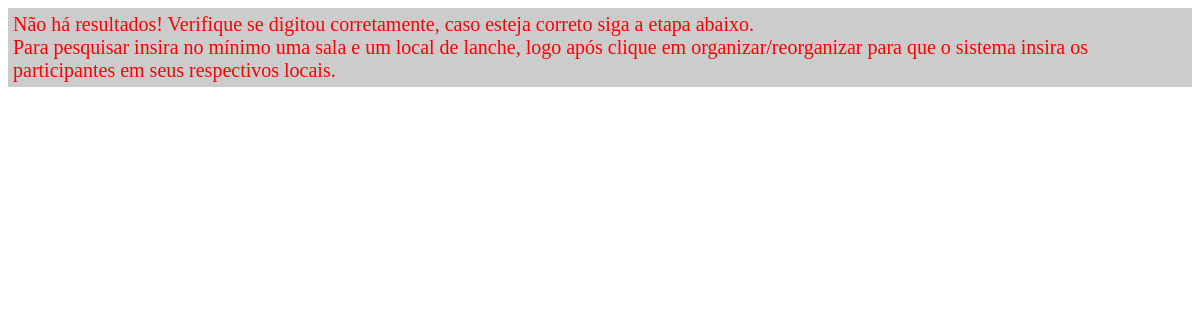
The page /consulta.php on the database as committed earlier.
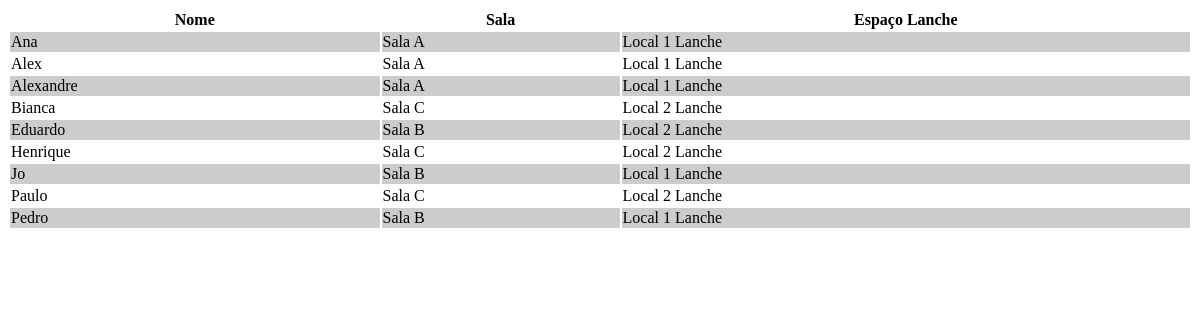
The same page on the database as committed later.
### tables this page shows
CREATE TABLE IF NOT EXISTS `pessoa_sala` (
  `id` int(11) NOT NULL AUTO_INCREMENT,
  `pessoa_id` int(11) NOT NULL,
  `sala_id` int(11) NOT NULL,
  PRIMARY KEY (`id`)
);

CREATE TABLE IF NOT EXISTS `pessoas` (
  `id` int(11) NOT NULL AUTO_INCREMENT,
  `nome` varchar(50) NOT NULL,
  `sobrenome` varchar(50) NOT NULL,
  PRIMARY KEY (`id`)
);

CREATE TABLE IF NOT EXISTS `salas` (
  `id` int(11) NOT NULL AUTO_INCREMENT,
  `nome_sala` varchar(50) NOT NULL,
  `lotacao` int(11) NOT NULL,
  PRIMARY KEY (`id`)
);

CREATE TABLE IF NOT EXISTS `espaco_cafe` (
  `id` int(11) NOT NULL AUTO_INCREMENT,
  `nome` varchar(50) NOT NULL,
  `lotacao_cafe` int(11) NOT NULL,
  PRIMARY KEY (`id`)
);

### consulta.php (the view, shortened to what this page needs)
<?php
require 'config.php';
$where = array('1=1');
$sql = $pdo->prepare("SELECT pessoa_sala.*, pessoas.*, salas.*, pessoa_espaco_cafe.*, espaco_cafe.nome as espaco_nome FROM pessoa_sala INNER JOIN pessoas ON pessoas.id = pessoa_sala.pessoa_id INNER JOIN salas ON salas.id = pessoa_sala.sala_id INNER JOIN pessoa_espaco_cafe ON pessoas.id = pessoa_espaco_cafe.pessoa_id INNER JOIN espaco_cafe ON espaco_cafe.id = pessoa_espaco_cafe.espaco_id WHERE ".implode(' AND ', $where)." ORDER BY pessoas.nome ASC");
$sql->execute();
if($sql->rowCount() > 0){
	$dados = $sql->fetchAll();
	?>
	<table border="0" width="100%">
		<tr>
		    <th>Nome</th>
		    <th>Sala</th>
		    <th>Espaço Lanche</th>
		</tr>
		<?php foreach($dados as $d): ?>
		<tr>
			<td><?=$d['nome']?></td>
			<td><?=$d['nome_sala']?></td>
			<td><?=$d['espaco_nome'];?></td>
		</tr>
		<?php endforeach; ?>
	</table>
	<?php
} else {
	echo "<div class='aviso-obs'>
		Não há resultados!
		Verifique se digitou corretamente, caso esteja correto siga a etapa abaixo.<br/>
		Para pesquisar insira no mínimo uma sala e um local de lanche, logo após clique em organizar/reorganizar para que o sistema insira os participantes em seus respectivos locais.
	</div>";
}

### consulta.php (style rules this page uses)
tr:nth-child(odd) { background-color:#ffffff; }
tr:nth-child(even) { background-color:#cccccc; }
.aviso-obs { padding: 5px; background-color: #ccc; color: red; font-size: 20px; }

Rows that differ between the two databases and show on the page:
added pessoa_sala: pessoa.nome "Ana", sala.nome_sala "Sala A", espaco_cafe.nome "Local 1 Lanche"
added pessoa_sala: pessoa.nome "Alex", sala.nome_sala "Sala A", espaco_cafe.nome "Local 1 Lanche"
added pessoa_sala: pessoa.nome "Alexandre", sala.nome_sala "Sala A", espaco_cafe.nome "Local 1 Lanche"
added pessoa_sala: pessoa.nome "Bianca", sala.nome_sala "Sala C", espaco_cafe.nome "Local 2 Lanche"
added pessoa_sala: pessoa.nome "Eduardo", sala.nome_sala "Sala B", espaco_cafe.nome "Local 2 Lanche"
added pessoa_sala: pessoa.nome "Henrique", sala.nome_sala "Sala C", espaco_cafe.nome "Local 2 Lanche"
added pessoa_sala: pessoa.nome "Jo", sala.nome_sala "Sala B", espaco_cafe.nome "Local 1 Lanche"
added pessoa_sala: pessoa.nome "Paulo", sala.nome_sala "Sala C", espaco_cafe.nome "Local 2 Lanche"
added pessoa_sala: pessoa.nome "Pedro", sala.nome_sala "Sala B", espaco_cafe.nome "Local 1 Lanche"
Other text that changed with them:
text no longer shown: "Não há resultados! Verifique se digitou corretamente, caso esteja correto siga a etapa abaixo. Para pesquisar insira no mínimo uma sala e um local de lanche, logo após clique em organizar/reorganizar para que o sistema insira os participantes em seus respectivos locais."
text now shown: "Nome Sala Espaço Lanche"
